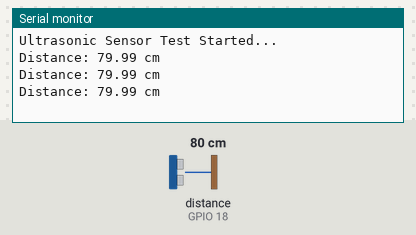
The sketch below on a simulated ESP32. Shown: the last lines printed to the serial monitor. Wiring (inferred from the names in the program): ultrasonic range finder: trigger GPIO 5; echo GPIO 18. The inputs (shaded band) are chosen by the test bench; at power-on: distance to the obstacle (sensor on GPIO 18) 80 cm. The echo pulse lasts 58.3 µs per cm.

Above: at 1.3 s.
1.4 s: distance to the obstacle (sensor on GPIO 18) set to 2 cm
At 1.9 s:
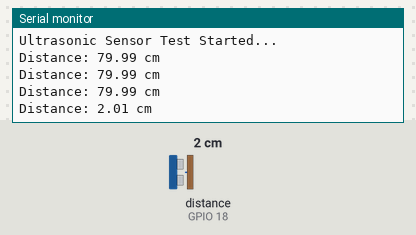
2.9 s: distance to the obstacle (sensor on GPIO 18) set to 4 cm
At 3.4 s:
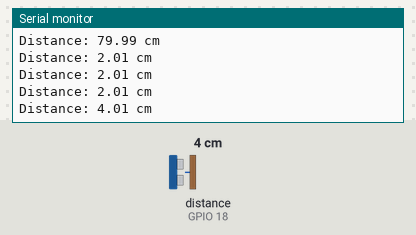
Timing chart, 0 to 5.9 s (numbered marks = the images above; inputs shaded):
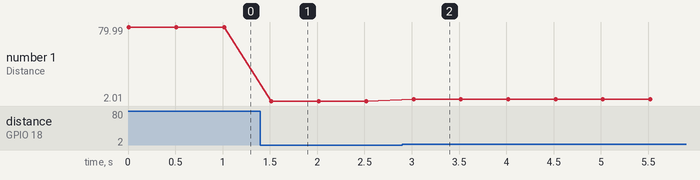

The sketch:

ultrasonic_testcode.ino
```cpp
/*
 * ESP32 Ultrasonic Sensor Test (HC-SR04)
 * Prints distance to Serial Monitor
 */

// Define the GPIO pins for the sensor
const int trigPin = 5;
const int echoPin = 18;

// Define variables for sound speed calculations
// Speed of sound is approx 343m/s or 0.0343 cm/microsecond
#define SOUND_SPEED 0.0343

long duration;
float distanceCm;

void setup() {
  // Initialize Serial Monitor
  Serial.begin(115200);

  // Set pin modes
  pinMode(trigPin, OUTPUT); // Sets the trigPin as an Output
  pinMode(echoPin, INPUT);  // Sets the echoPin as an Input

  Serial.println("Ultrasonic Sensor Test Started...");
}

void loop() {
  // 1. Clear the trigPin
  digitalWrite(trigPin, LOW);
  delayMicroseconds(2);

  // 2. Send a 10 microsecond HIGH pulse to trigger the sensor
  digitalWrite(trigPin, HIGH);
  delayMicroseconds(10);
  digitalWrite(trigPin, LOW);

  // 3. Read the duration of the sound wave reflection (in microseconds)
  duration = pulseIn(echoPin, HIGH);

  // 4. Calculate the distance
  // Distance = (Time x Speed of Sound) / 2 (because the wave goes out and back)
  distanceCm = (duration * SOUND_SPEED) / 2;

  // 5. Print to Serial Monitor
  Serial.print("Distance: ");
  Serial.print(distanceCm);
  Serial.println(" cm");

  // Delay before the next reading
  delay(500);
}
```

Measured:
- after the input at 1.4 s, the serial monitor: prints a new line after 0.12 s (image 1)
- after the input at 2.9 s, the serial monitor: prints a new line after 0.12 s (image 2)
- plotted number 1: 79.99 → 2.01 after the input at 1.4 s, 2.01 → 4.01 after the input at 2.9 s
